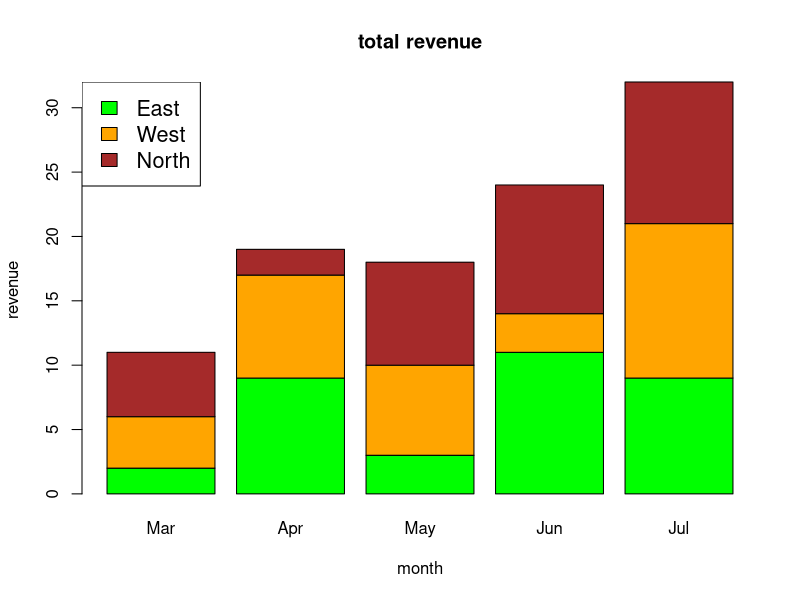

Write R code to recreate this figure. (Note: this script raises an error after producing the figure.)
colors = c("green","orange","brown")
months <- c("Mar","Apr","May","Jun","Jul")
regions <- c("East","West","North")


Val <- matrix(c(2,9,3,11,9,4,8,7,3,12,5,2,8,10,11), nrow = 3, ncol = 5, byrow = TRUE)


barplot(Val, main = "total revenue", names.arg = months, xlab = "month", ylab = "revenue", col = colors)


legend("topleft", regions, cex = 1.3, fill = colors)
Footer
